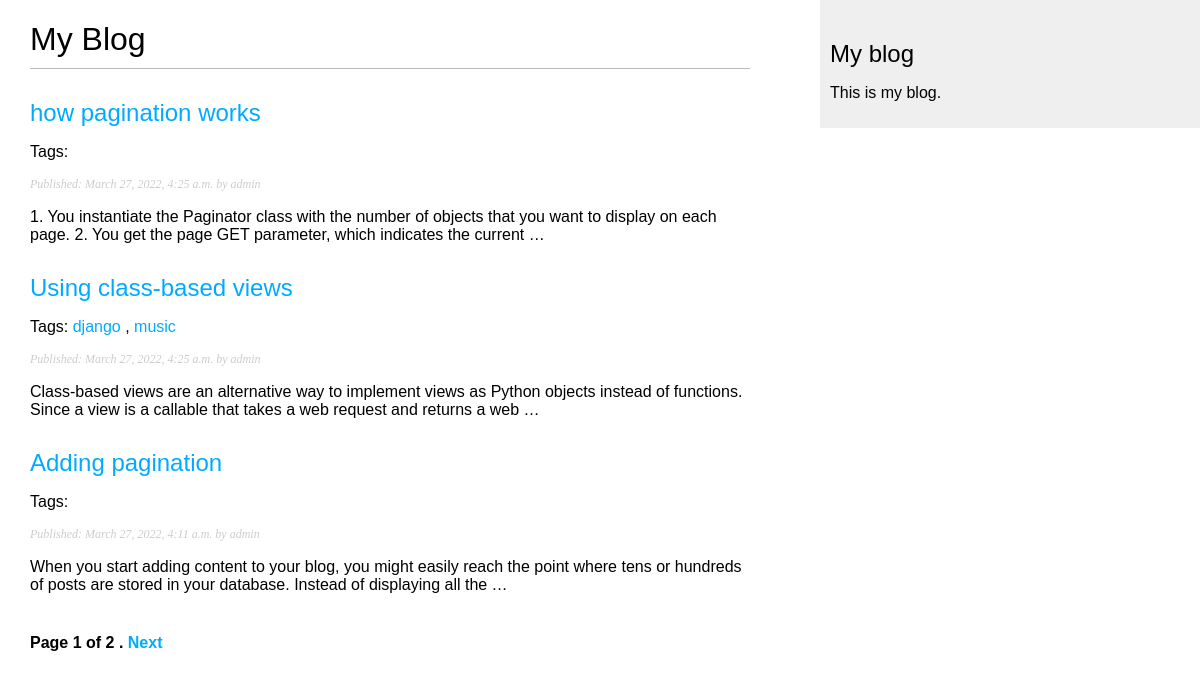
Screenshot of /blog/ with the database file from the repository.
### blog/models.py (models this page shows, shortened)
class Post(models.Model):
    STATUS_CHOICES = (
        ('draft', 'Draft'),
        ('published', 'Published')
    )
    title = models.CharField(max_length=250)
    slug = models.SlugField(max_length=250, unique_for_date='publish')
    author = models.ForeignKey(User, on_delete=models.CASCADE, related_name='blog_posts')
    body = models.TextField()
    publish = models.DateTimeField(default=timezone.now)
    created = models.DateTimeField(auto_now_add=True)
    updated = models.DateTimeField(auto_now=True)
    status = models.CharField(max_length=10, choices=STATUS_CHOICES, default='draft')
    objects = models.Manager()
    published = PublishedManager()
    tags = TaggableManager()
    class Meta:
        ordering = ('-publish',)
    def get_absolute_url(self):
        return reverse('blog:post_detail',
                       args=[self.publish.year,
                             self.publish.month,
                             self.publish.day,
                             self.slug])

### blog/views.py (the view)
# urls.py: path('', views.post_list, name='post_list'),
def post_list(request, tag_slug=None):
    objects_list = Post.published.all()
    tag = None
    if tag_slug:
        tag = get_object_or_404(Tag, slug=tag_slug)
        objects_list = objects_list.filter(tags__in=[tag])
    paginator = Paginator(objects_list, 3)
    page = request.GET.get('page')
    try:
        posts = paginator.page(page)
    except PageNotAnInteger:
        posts = paginator.page(1)
    except EmptyPage:
        posts = paginator.page(paginator.num_pages)
    return render(request, 'blog/post/list.html', {'page': page,
                                                   'posts': posts,
                                                   'tag': tag})

### blog/models.py (called while the page is built)
    def get_queryset(self):
        return super(PublishedManager,
                     self).get_queryset()\
                          .filter(status='published')

### blog/templates/blog/post/list.html (shortened to what this page needs)
{% extends "blog/base.html" %}
{% block content %}
  <h1>My Blog</h1>
  {% for post in posts %}
    <h2>
      <a href="{{ post.get_absolute_url }}">{{ post.title }}</a>
    </h2>
    <p class="tags">
      Tags:
        {% for tag in post.tags.all %}
          <a href="{% url 'blog:post_list_by_tag' tag.slug %}">{{ tag.name }}</a>
          {% if not forloop.last %},
          {% endif %}
        {% endfor %}
    </p>
    <p class="date">
      Published: {{ post.publish }} by {{ post.author }}
    </p>
    {{ post.body|truncatewords:30|linebreaks }}
  {% endfor %}
  {% include "blog/pagination.html" with page=posts %}
{% endblock %}

### blog/static/css/blog.css (style rules this page uses)
body { margin:0; padding:0; font-family:helvetica, sans-serif; }
a { color:#00abff; text-decoration:none; }
h1 { font-weight:normal; border-bottom:1px solid #bbb; padding:0 0 10px 0; }
h2 { font-weight:normal; margin:30px 0 0; }
p.date { color:#ccc; font-family: georgia, serif; font-size: 12px; font-style: italic; }

### rows the page displays
Post: title "how pagination works", publish "March 27, 2022, 4:25 a.m.", author "admin", body "1. You instantiate the Paginator class with the number of objects that you want to display on each page. 2. You get the page GET parameter, which indicates the current …"
Post: title "Using class-based views", publish "March 27, 2022, 4:25 a.m.", author "admin", body "Class-based views are an alternative way to implement views as Python objects instead of functions. Since a view is a callable that takes a web request and returns a web …"
Tag: name "django"
Tag: name "music"
Post: title "Adding pagination", publish "March 27, 2022, 4:11 a.m.", author "admin", body "When you start adding content to your blog, you might easily reach the point where tens or hundreds of posts are stored in your database. Instead of displaying all the …"

### other values shown
{{ page.number }} "1"
{{ page.paginator.num_pages }} "2"
